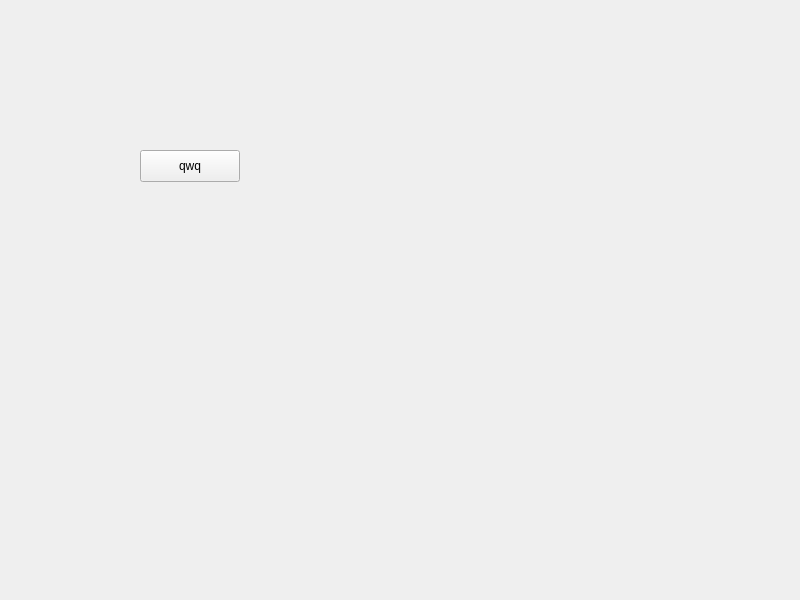
<?xml version="1.0" encoding="UTF-8"?>
<ui version="4.0">
 <class>Widget</class>
 <widget class="QWidget" name="Widget">
  <property name="geometry">
   <rect>
    <x>0</x>
    <y>0</y>
    <width>800</width>
    <height>600</height>
   </rect>
  </property>
  <property name="windowTitle">
   <string>Widget</string>
  </property>
  <widget class="QPushButton" name="btn1">
   <property name="geometry">
    <rect>
     <x>140</x>
     <y>150</y>
     <width>100</width>
     <height>32</height>
    </rect>
   </property>
   <property name="text">
    <string>qwq</string>
   </property>
  </widget>
 </widget>
 <resources/>
 <connections/>
</ui>
